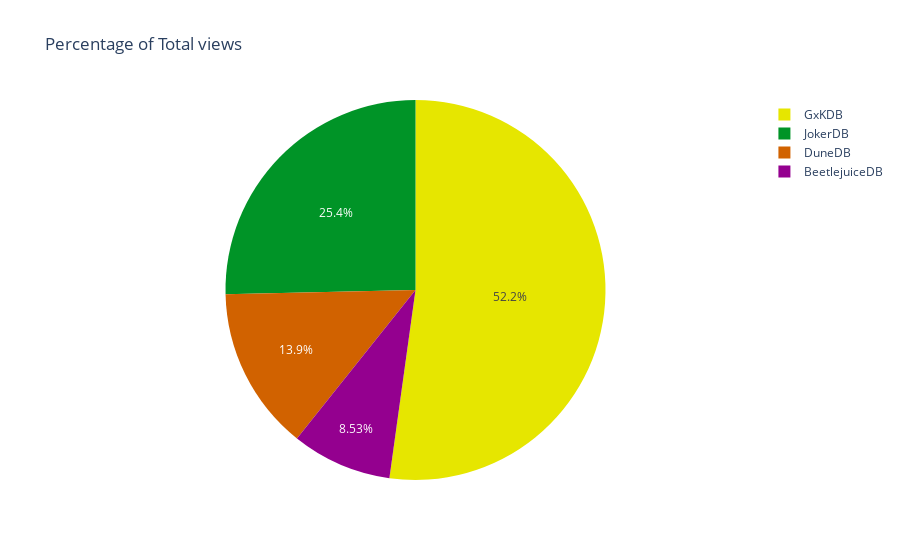

Notebook code for this chart:
### Code cell
average_view_counts = {
    "DuneDB": DuneDB['view_count'].mean(),
    "GxKDB": GxKDB['view_count'].mean(),
    "BeetlejuiceDB": BeetleJuiceDB['view_count'].mean(),
    "JokerDB": JokerDB['view_count'].mean(),
}

view_counts_df = pd.DataFrame(
    list(average_view_counts.items()),
    columns=["Database", "Average View Count"]
)

custom_colors = {
    "DuneDB": "#d16200",
    "GxKDB": "#e6e600",
    "BeetlejuiceDB": "#94008f",
    "JokerDB": "#009427"
}

view_counts_df['Database'] = pd.Categorical(
    view_counts_df['Database'],
    categories=["DuneDB", "GxKDB", "BeetlejuiceDB", "JokerDB"],
    ordered=True
)

fig = px.pie(
    view_counts_df,
    values='Average View Count',
    names='Database',
    title='Percentage of Total views',
    color='Database',
    color_discrete_map=custom_colors
)

fig.show()
html_file = '2024Views.html'
fig.write_html(html_file)

### Figure 1 — Plotly figure (JSON) as saved in the notebook; plotly's stock layout.template omitted (floating-point values rounded to 4 significant figures)
{"data": [{"customdata": [["DuneDB"], ["GxKDB"], ["BeetlejuiceDB"], ["JokerDB"]], "domain": {"x": [0, 1], "y": [0, 1]}, "hovertemplate": "Database=%{customdata[0]}<br>Average View Count=%{value}<extra></extra>", "labels": ["DuneDB", "GxKDB", "BeetlejuiceDB", "JokerDB"], "legendgroup": "", "marker": {"colors": ["#d16200", "#e6e600", "#94008f", "#009427"]}, "name": "", "showlegend": true, "type": "pie", "values": [271400.0, 1018000.0, 166300.0, 494500.0]}], "layout": {"autosize": true, "legend": {"tracegroupgap": 0}, "title": {"text": "Percentage of Total views"}}}
